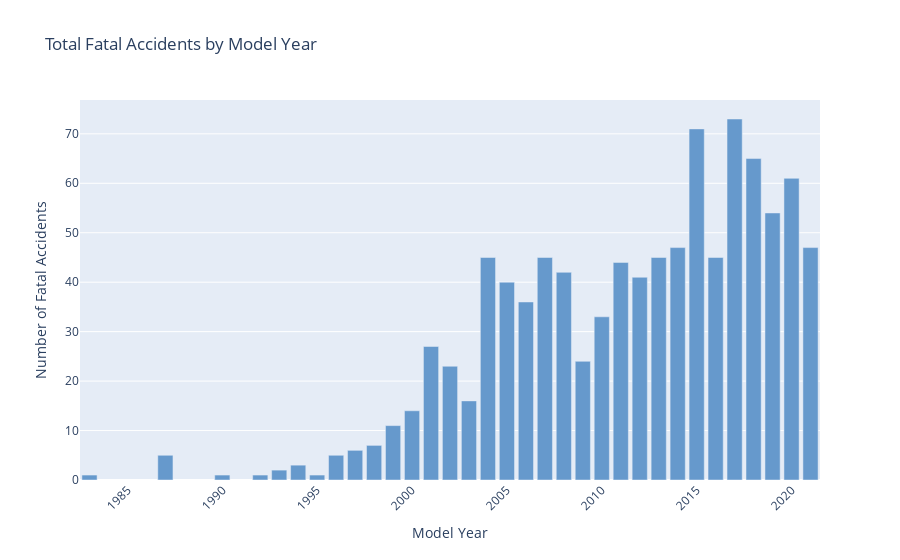

Notebook code cell kept with this figure:
### Code cell
# Filter the years to include only those in the range of 1983 to 2021
fatal_accidents_df = fatal_accidents_df[fatal_accidents_df['MOD_YEAR'].between(1983, 2021)]

# Group by Vehicle Make and Fatals
modyear_grouped_df = fatal_accidents_df.groupby('MOD_YEAR')['FATALS'].sum().reset_index()

# Create an interactive bar graph using Plotly
fig = go.Figure(data=[go.Bar(x=modyear_grouped_df['MOD_YEAR'], y=modyear_grouped_df['FATALS'], 
                             marker_color='#6699CC')])
fig.update_layout(title='Total Fatal Accidents by Model Year',
                  xaxis_title='Model Year',
                  yaxis_title='Number of Fatal Accidents',
                  xaxis_tickangle=-45)
fig.show()

### Figure 1 — Plotly figure (JSON) as saved in the notebook; plotly's stock layout.template omitted (floating-point values rounded to 4 significant figures)
{"data": [{"marker": {"color": "#6699CC"}, "type": "bar", "x": [1983, 1987, 1990, 1992, 1993, 1994, 1995, 1996, 1997, 1998, 1999, 2000, 2001, 2002, 2003, 2004, 2005, 2006, 2007, 2008, 2009, 2010, 2011, 2012, 2013, 2014, 2015, 2016, 2017, 2018, 2019, 2020, 2021], "y": [1, 5, 1, 1, 2, 3, 1, 5, 6, 7, 11, 14, 27, 23, 16, 45, 40, 36, 45, 42, 24, 33, 44, 41, 45, 47, 71, 45, 73, 65, 54, 61, 47]}], "layout": {"title": {"text": "Total Fatal Accidents by Model Year"}, "xaxis": {"tickangle": -45, "title": {"text": "Model Year"}}, "yaxis": {"title": {"text": "Number of Fatal Accidents"}}}}
